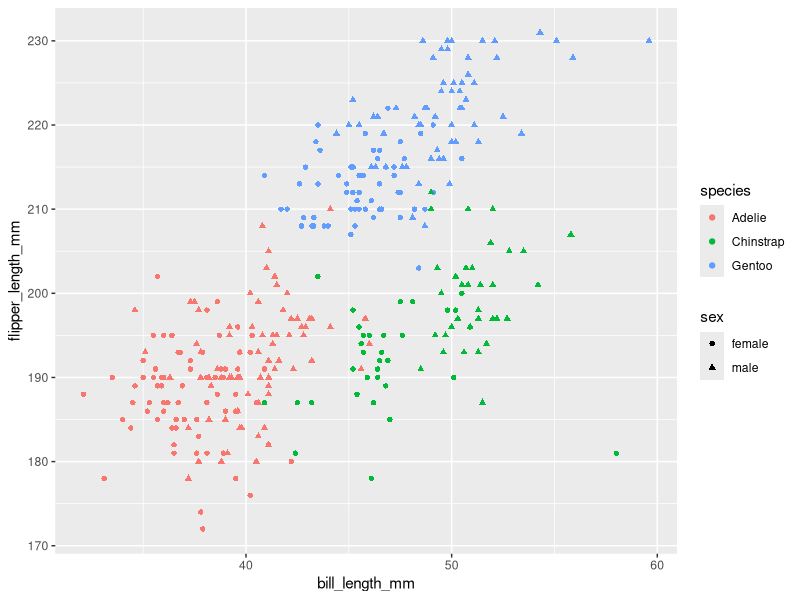
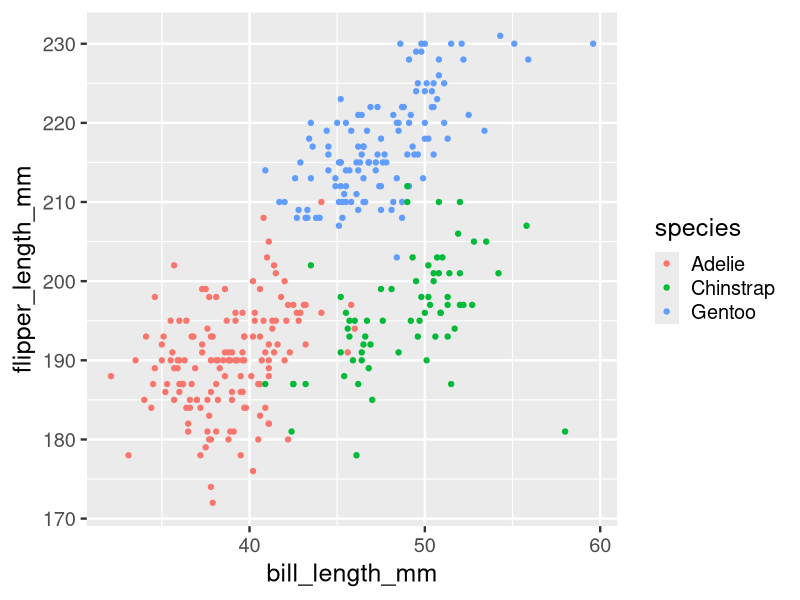
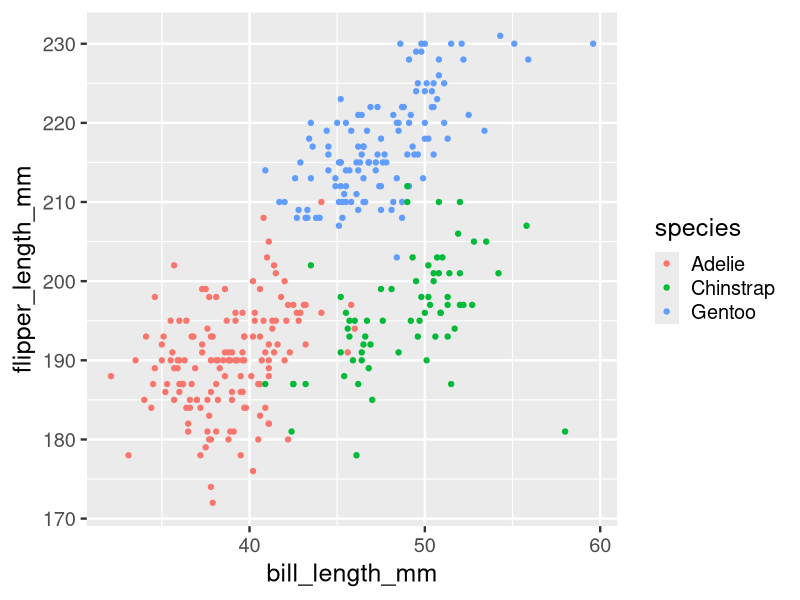
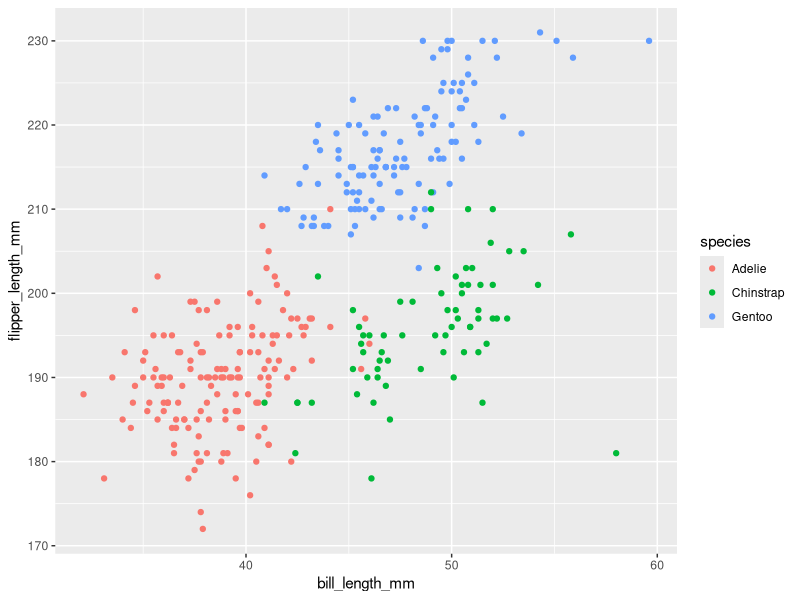
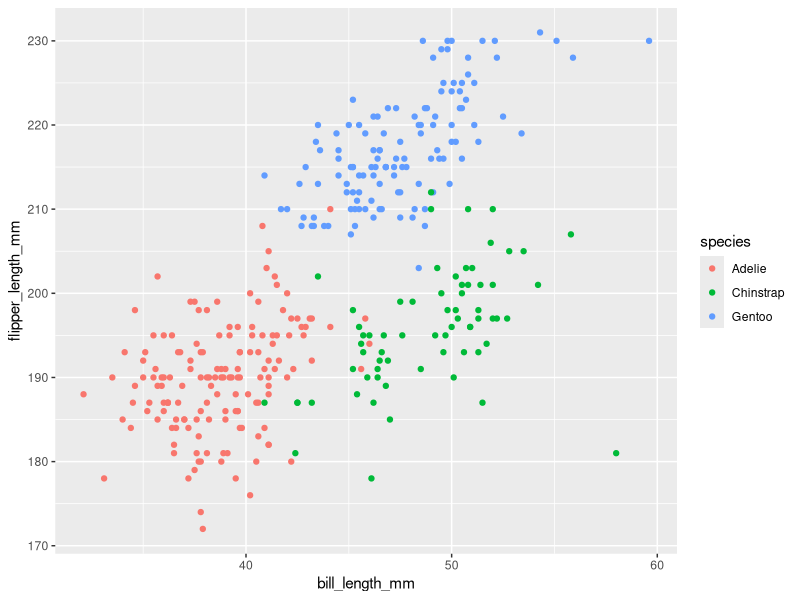

These charts were generated, in order, by the following R code:
## ---- chunk 1
library(tidyverse)
library(palmerpenguins)
penguins
## ---- chunk 2
penguins |>
  select(bill_length_mm,
         flipper_length_mm,
         species)

ggplot(
  data = drop_na(penguins),
  mapping = aes(
    x = bill_length_mm, 
    y = flipper_length_mm,
    color = species,
    shape = sex)) +
  geom_point()
## ---- chunk 3
ggplot(
  data = penguins, 
  mapping = aes(
    x = bill_length_mm,
    y = flipper_length_mm,
    color = species)) +
  geom_point(na.rm = TRUE) +
  theme_gray(base_size = 18)

penguins |>
  ggplot(aes(x = bill_length_mm,
             y = flipper_length_mm,
             color = species)) +
  geom_point(na.rm = TRUE) +
  theme_gray(base_size = 18)
## ---- chunk 4
ggplot(data = penguins,
       mapping = aes(x = bill_length_mm, 
                     y = flipper_length_mm,
                     color = species)) +
  geom_point(na.rm = TRUE)


ggplot(data = penguins,
       mapping = aes(x = bill_length_mm, 
                     y = flipper_length_mm)) +
  geom_point(aes(color = species), na.rm = TRUE)
